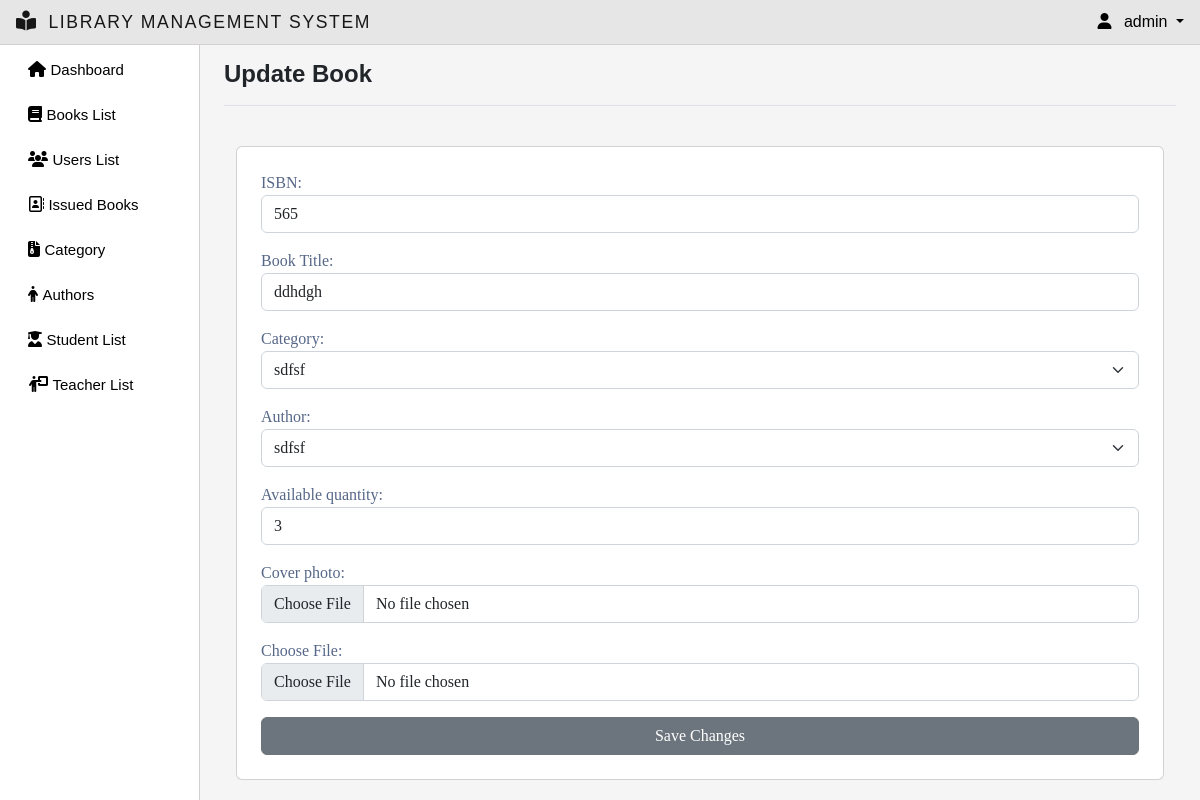
Page /update-book/6/ (signed in) on the committed database.
### myapp/models.py (models this page shows, shortened)
class CustomUser(AbstractUser):
    email = models.EmailField(max_length=255, unique=True)
    username = models.CharField(max_length=50, unique=True)
    first_name = models.CharField(null=True, blank=True, max_length=100)
    father_name= models.CharField(null=True, blank=True, max_length=100)
    last_name = models.CharField(null=True, blank=True, max_length=100)
    phone_number = models.CharField(null=True,blank=True, max_length=20)
    user_id = models.CharField(max_length=50,null=True,blank=True)
    group = models.ForeignKey(Group, on_delete=models.CASCADE, default=2)
    gender = models.CharField(max_length=1,choices=GENDER_CHOICES,null=True,blank=True)
    USERNAME_FIELD = 'email'
    EMAIL_FIELD = 'email'
    REQUIRED_FIELDS = []
    objects = CutomUserManager()

class Books(models.Model):
    isbn_number = models.CharField(max_length=20,null=True,blank=True)
    title = models.CharField(max_length=20)
    category = models.ForeignKey(Category, on_delete=models.CASCADE)
    author = models.ForeignKey(Author, on_delete=models.CASCADE)
    available_quantity = models.IntegerField(default=0)
    cover_photo = models.ImageField(
        upload_to='images/', null=True, blank=True,  default='images/default.jpg')
    issue_date = models.DateField(auto_now_add=True)
    file = models.FileField(upload_to="files/", null=True, blank=True)
    class Meta:
        ordering = ['issue_date']

### myapp/decorators.py (the view)
        def wrapper_func(request, *args, **kwargs):
            group = None
            if request.user.group:
                group = request.user.group.name
            if group in allowed_roles:
                return view_func(request, *args, **kwargs)
            else:
                return HttpResponse('Your are not authorized to view this page!')

### myapp/forms.py
class BookForm(ModelForm):
    class Meta:
        model = Books
        fields = '__all__'
        widgets = {
            'isbn_number':forms.TextInput(attrs={'class':'form-control'}),
            'title': forms.TextInput(attrs={'class': 'form-control'}),
            'category': forms.Select(attrs={'class': 'form-select'}),
            'available_quantity': forms.NumberInput(attrs={'class': 'form-control'}),
            'cover_photo':forms.FileInput(attrs={'class':'form-control'}),
            'author': forms.Select(attrs={'class': 'form-select'}),
            'issue_date': forms.DateInput(attrs={'class': 'form-control'}),
            'file':forms.FileInput(attrs={'class':'form-control'})
        }
        labels = {
            'title':'Book Title',
            'isbn_number':'ISBN',
            'file':'Choose File'
        }

### myapp/models.py (called while the page is built)
    def __str__(self):
        return self.name

    def __str__(self):
        return self.name

### myapp/views.py (called while the page is built)
@allowed_users(allowed_roles=['admin'])
@login_required(login_url='login-page')
def Update_book(request, id):
    if request.method == 'POST':
        book = Books.objects.get(pk=id)
        form = BookForm(request.POST, request.FILES, instance=book)
        if form.is_valid():
            form.save()
        messages.success(request,'Successfully Updated!')
        return redirect('books-management')
    else:
        book = Books.objects.get(pk=id)
        form = BookForm(instance=book)
    context = {'form': form}
    return render(request, 'update_book.html', context)

### myapp/templates/update_book.html (shortened to what this page needs)
{% extends 'main.html' %}
{% block title %}Update Book{% endblock title %}
{% block content %}
<div class="container">
    <div class="row">
        <div class="col col-12">
            <div class="card">
                <div class="card-body p-4">
                    <form action="" method="POST" enctype="multipart/form-data">
                        {{form.as_p}}
                        <input type="submit" value="Save Changes" class="btn btn-secondary w-100 border-none">
                    </form>
                </div>
            </div>
        </div>
    </div>
</div>
<br>
{% endblock %}

### templates/navbar.html (shortened to what this page needs)
<nav class="navbar navbar-expand-lg backgroundcolor fixed-top px-3 py-1 justify-content-between">
  <a class="navbar-brand" href="{% url 'admin-page' %}">
    <i class="fa-solid fa-book-open-reader navbar-icon "></i>
    <span class="ms-2">LIBRARY MANAGEMENT SYSTEM</span>
  </a>
  <div class="dropdown">
    <a class="dropdown-toggle user-menu-item" data-bs-toggle="dropdown" aria-expanded="false">
      <i class="fa-solid fa-user me-2"></i>
      {{request.user.username}}
    </a>
  </div>
</nav>

### static/css/main.css (style rules this page uses)
body { color: #566787; background: #f5f5f5; font-family: 'Varela Round', sans-serif; }
body { overflow-y:scroll; }
.navbar-icon { margin-top: -9px !important; font-size: 20px !important; }

### static/css/style.css (style rules this page uses)
:root { --offconvas-width: 270px; --topNavbarHeight: 56px; }
.backgroundcolor { background-color: #e6e6e6; border-bottom:1px solid #d6d1d1; }
@media screen and (min-width: 1200px) { .ms-2 { font-size: 1.1rem !important; letter-spacing: 0.1rem; } }
@media (min-width : 920px) { .navbar-brand { font-size: 0.9rem !important; } }
@media (min-width : 390px) { .navbar-brand { font-size: 1rem !important ; } }
.user-menu-item { color:#000000; text-decoration:none; cursor: pointer; }
.card { font-family:auto; }
.container { width: 100%; margin-top: 40px; }

### rows in the picture
CustomUser: user.username "admin"
Books: isbn_number "565", title "ddhdgh", category "sdfsf", author "sdfsf", available_quantity "3"
